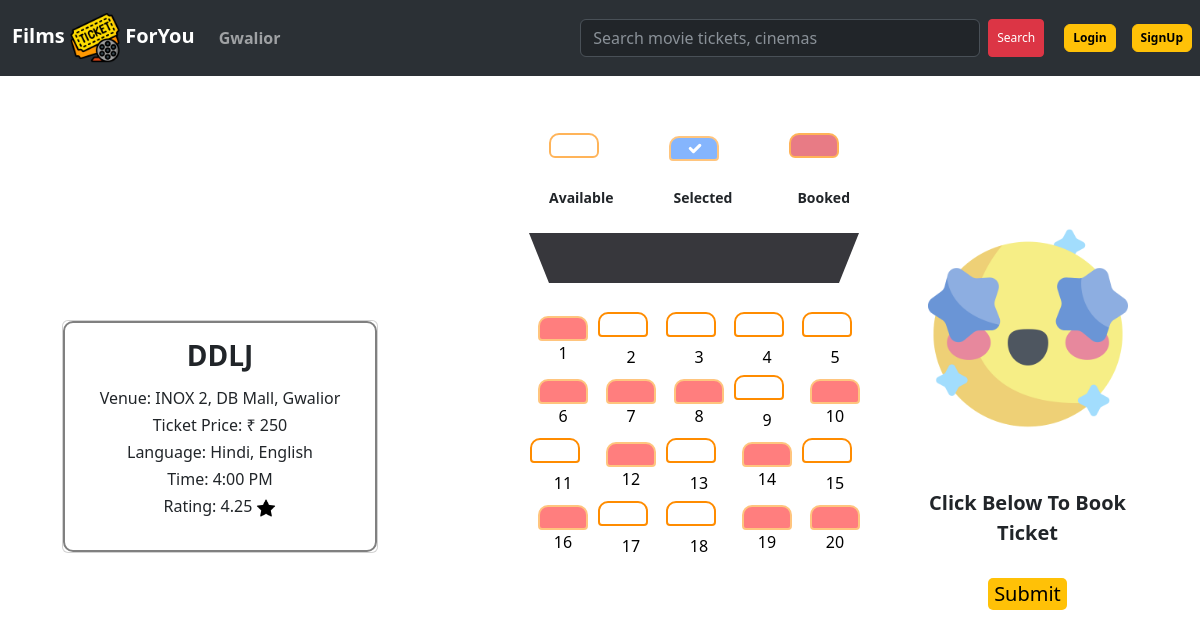
Page /seating/1GWLM123/user1 on the committed database.
### app.py (models this page shows)
class Venue(db.Model):
    __tablename__ = 'venue'
    VenueID = db.Column(db.String(50), primary_key=True)
    VenueName = db.Column(db.String(200), nullable=False)
    VenuePlace = db.Column(db.String(200), nullable=False)
    VenueCapacity = db.Column(db.Integer, nullable=False)
    ShowR = db.relationship('Show', backref='venue', lazy=True)
    TicketR = db.relationship('Ticket', backref='venue', lazy=True)
    CityName = db.Column(db.String(100), db.ForeignKey('city.CityName'), nullable=False)

class Show(db.Model):
    __tablename__ = 'show'
    ShowID = db.Column(db.String(50), primary_key=True)
    ShowName = db.Column(db.String(200), nullable=False)
    ShowRating = db.Column(db.Integer, nullable=True)
    ShowTag = db.Column(db.String(50), nullable=False)
    ShowLanguage = db.Column(db.String(50), nullable=False)
    ShowTime = db.Column(db.String(50), nullable=False)
    ShowPrice = db.Column(db.Integer, nullable=False)
    TicketR = db.relationship('Ticket', backref='show', lazy=True)
    VenueID = db.Column(db.String(50), db.ForeignKey('venue.VenueID'), nullable=False)

class Ticket(db.Model):
    __tablename__ = 'ticket'
    sno = db.Column(db.Integer, primary_key= True)
    tno = db.Column(db.Integer)
    Booked = db.Column(db.Integer, default = 0)
    ShowID = db.Column(db.String(50), db.ForeignKey('show.ShowID'))
    Rate = db.Column(db.Integer, default = 0)
    UserName = db.Column(db.String(500), db.ForeignKey('login.UserName'), nullable=True)
    VenueID = db.Column(db.String(50), db.ForeignKey('venue.VenueID'))

### app.py (the view)
@app.route('/seating/<ShowID>/<UserName>', methods=['GET', 'POST'])
def seating(ShowID, UserName):
    show = Show.query.filter_by(ShowID=ShowID).first()
    VenueID = show.VenueID
    venue = Venue.query.filter_by(VenueID=VenueID).first()
    CityName=venue.CityName
    ticket = Ticket.query.filter_by(ShowID=ShowID).all()
    capacity = int(venue.VenueCapacity)
    user = Login.query.filter_by(UserName = UserName).first()
    if UserName == 'default':
        CityName = venue.CityName
        venues= Venue.query.filter_by(CityName=CityName).all()
        shows=[]
        for v in venues:
            s = Show.query.filter_by(VenueID=v.VenueID).all()
            for i in s:
                shows.append(i)
        flash("Please Login To Proceed")
        return render_template('index.html', CityName=CityName, venue=venues, show= shows, user=user)
    else:
        return render_template('seating.html', capacity = capacity, show=show, venue=venue, CityName=CityName, ticket=ticket, user=user)

### templates/seating.html (shortened to what this page needs)
{% extends 'base.html' %}
{% block body %}
<div class="container my-2">
  <div class="row">
    <div class="col-md-4 my-4" style="text-align: center;">
      <br><br><br><br><br><br><br><br>
      <div class="col" style="margin: 20px;">
        <div class="card">
          <div class="card-body" style="border: 2px solid gray; border-radius: 10px;">
            <h3 class="card-title" style="font-weight: bold;">{{show.ShowName}}</h3>
            <p class="card-text">
            <h6 class="my-2">Venue: {{venue.VenueName}}, {{venue.VenuePlace}}, {{venue.CityName}}</h6>
            <h6 class="my-2">Ticket Price: ₹ {{show.ShowPrice}}</h6>
            <h6 class="my-2">Language: {{show.ShowLanguage}}</h6>
            <h6 class="my-2">Time: {{show.ShowTime}}</h6>
            <h6>Rating: {{show.ShowRating}} <img src="/static/images/star.png" alt="star"
              style="height: 20px; width: 20px;"></h6>
            </p>
          </div>
        </div>
      </div>
    </div>
    <div class="col-md-1 my-4"></div>
    <div class="col-md-4 my-4">
      <ul class="showcase my-4" style="display: flex;">
        <div style="margin-right: 70px;">
          <button type="button" class="btn" disabled
            style="width: 50px; height: 25px; border-top-left-radius: 10px; border-top-right-radius: 10px; border: 2px solid darkorange"></button>
        </div>
        <div style="margin-right: 70px;">
          <input class="form-check-input" type="checkbox" id="inlineCheckbox1" value="1"
            style="width: 50px; height: 25px; border-top-left-radius: 10px; border-top-right-radius: 10px; border: 2px solid darkorange"
            checked disabled>
        </div>
        <div>
          <button type="button" class="btn btn-danger" disabled
            style="width: 50px; height: 25px; border-top-left-radius: 10px; border-top-right-radius: 10px; border: 2px solid darkorange"></button>
        </div>
      </ul>
      <ul style="display: flex;">
        <div style="margin-right: 60px; font-weight: bold;"><small>Available</small></div>
        <div style="margin-right: 65px; font-weight: bold;"><small>Selected</small></div>
        <div style="margin-right: 70px; font-weight: bold;"><small>Booked</small></div>
      </ul>
      <div class="container">
        <div class="screen my-4"
          style=" height: 30px; width: 330px; border-top: 50px solid rgb(55, 55, 60); border-left: 20px solid transparent; border-right: 20px solid transparent;">
        </div>
        <form action="/bookticket/{{show.ShowID}}/{{user.UserName}}" , method="POST">
          <table style="width: 330px; text-align: center;">
            {% set count = namespace(value=0) %}
            {% set count2 = namespace(value=5)%}
            {% for row in range(capacity//5) %}
            <div class="row">
              <tr>
                {% for seat in ticket[count.value:count2.value] %}
                <td>
                  {% if seat.Booked == 0 %}
                  <div class="form-check form-check-inline">
                    <input class="form-check-input" type="checkbox" id="inlineCheckbox1" name="seatno"
                      value="{{count.value+1}}" title="click to select"
                      style="width: 50px; height: 25px; border-top-left-radius: 10px; border-top-right-radius: 10px; border: 2px solid darkorange;">
                  </div>
                  {% else %}
                  <div>
                    <input class="form-check-input" type="checkbox" id="inlineCheckbox1" name="seatno" disabled
                      value="{{count.value+1}}"
                      style="width: 50px; height: 25px; border-top-left-radius: 10px; border-top-right-radius: 10px; border: 2px solid darkorange; background-color: red;">
                  </div>
                  {% endif %}
                  <div>
                    <label class="form-check-label" for="inlineCheckbox1"
                      style="color: black;">{{count.value+1}}</label>
                  </div>
                </td>
                {% set count.value = count.value + 1 %}
                {% endfor %}
              </tr>
              {% set count2.value = count2.value + 5 %}
            </div>
            {% endfor %}
          </table>
      </div>
    </div>
    <div class="col-md-3 my-4" style="text-align: center; font-weight: bold; font-size: 20px;">
      <br><br><br><br>
      <img src="/static/images/excited.png" alt="image" style="width: 200px;">
      <br><br><br>
      Click Below To Book Ticket
      <br><br>
      <input type="submit" title="Click to book" style="background-color: #ffc107; border: none; border-radius: 5px;">
    </div>
  </div>
</div>
{% endblock body %}

### templates/base.html (shortened to what this page needs)
<!doctype html>
<html lang="en">
<head>
  <link href="https://cdn.jsdelivr.net/npm/bootstrap@5.3.0-alpha1/dist/css/bootstrap.min.css" rel="stylesheet"
>
    <link rel="stylesheet" href="/static/style.css">
</head>
<body>
  <nav class="navbar navbar-expand-lg bg-body-tertiary" data-bs-theme="dark">
    <div class="container-fluid">
      <a class="navbar-brand" href="http://127.0.0.1:5000/">  <strong>Films  <img src="/static/images/movies.png" alt="BookMyTicket"
          width="50" height="50"> ForYou </strong></a>
      <div class="collapse navbar-collapse" id="navbarSupportedContent">
        <ul class="navbar-nav me-auto mb-2 mb-lg-0">
          <li class="nav-item">
            <a class="nav-link" href="#" data-bs-toggle="modal" data-bs-target="#CityModal" title="Search your City"><strong>{{CityName}}</strong></a>
          </li>
        </ul>
        <form action="/search/{{CityName}}/{{user.UserName}}" method='POST' class="d-flex" role="search">
          <input class="form-control me-2" type="search" placeholder="Search movie tickets, cinemas"
            aria-label="Search" name="st" id="st" title="search movies, venue, shows with tags and time" style="width: 400px; color: black;">
          <button type="button" class="btn btn-danger btn-sm"
            style="--bs-btn-padding-y: .25rem; --bs-btn-padding-x: .5rem; --bs-btn-font-size: .75rem;">Search</button>
        </form>
      </div>
    </div>
    <div class="mx-2">
      <button type="button" class="btn btn-warning" title="Login"
        style="--bs-btn-padding-y: .25rem; --bs-btn-padding-x: .5rem; --bs-btn-font-size: .75rem;"
        data-bs-toggle="modal" data-bs-target="#LoginModal">
        <strong>Login</strong>
      </button>
    </div>
    <div class="mx-2" id="SignUp">
      <button type="button" class="btn btn-warning"
        style="--bs-btn-padding-y: .25rem; --bs-btn-padding-x: .5rem; --bs-btn-font-size: .75rem;"
        data-bs-toggle="modal" data-bs-target="#SignUpModal" title="Create Account">
       <strong>SignUp</strong>
      </button>
    </div>
  </nav>
  {% block body %}
  {% endblock body %}
</body>
</html>

### rows in the picture
Venue: CityName "Gwalior", VenueName "INOX 2", VenuePlace "DB Mall"
Show: ShowName "DDLJ", ShowPrice "250", ShowLanguage "Hindi, English", ShowTime "4:00 PM", ShowRating "4.25"
Ticket: value "1"
Ticket: count.value+1 "2"
Ticket: count.value+1 "3"
Ticket: count.value+1 "4"
Ticket: count.value+1 "5"
Ticket: count.value+1 "6"
Ticket: count.value+1 "7"
Ticket: count.value+1 "8"
Ticket: count.value+1 "9"
Ticket: count.value+1 "10"
Ticket: count.value+1 "11"
Ticket: count.value+1 "12"
Ticket: count.value+1 "13"
Ticket: count.value+1 "14"
Ticket: count.value+1 "15"
Ticket: count.value+1 "16"
Ticket: count.value+1 "17"
Ticket: count.value+1 "18"
Ticket: count.value+1 "19"
Ticket: count.value+1 "20"
